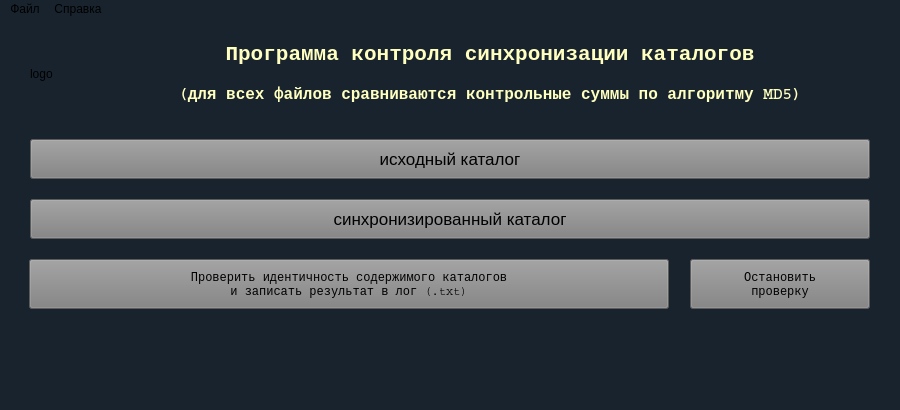
<?xml version="1.0" encoding="UTF-8"?>
<ui version="4.0">
 <class>MainWindow</class>
 <widget class="QMainWindow" name="MainWindow">
  <property name="geometry">
   <rect>
    <x>0</x>
    <y>0</y>
    <width>900</width>
    <height>410</height>
   </rect>
  </property>
  <property name="windowTitle">
   <string>MainWindow</string>
  </property>
  <property name="styleSheet">
   <string notr="true">background-color: rgb(25, 35, 45);
</string>
  </property>
  <widget class="QWidget" name="centralwidget">
   <widget class="QLabel" name="label_2">
    <property name="geometry">
     <rect>
      <x>110</x>
      <y>20</y>
      <width>760</width>
      <height>30</height>
     </rect>
    </property>
    <property name="font">
     <font>
      <family>Courier</family>
      <pointsize>16</pointsize>
      <weight>75</weight>
      <bold>true</bold>
     </font>
    </property>
    <property name="styleSheet">
     <string notr="true">color: rgb(255, 255, 191);
</string>
    </property>
    <property name="text">
     <string>Программа контроля синхронизации каталогов</string>
    </property>
    <property name="alignment">
     <set>Qt::AlignCenter</set>
    </property>
   </widget>
   <widget class="QLabel" name="label_3">
    <property name="geometry">
     <rect>
      <x>110</x>
      <y>60</y>
      <width>760</width>
      <height>30</height>
     </rect>
    </property>
    <property name="font">
     <font>
      <family>Courier</family>
      <pointsize>12</pointsize>
      <weight>75</weight>
      <bold>true</bold>
     </font>
    </property>
    <property name="styleSheet">
     <string notr="true">color: rgb(255, 255, 191);
</string>
    </property>
    <property name="text">
     <string>(для всех файлов сравниваются контрольные суммы по алгоритму MD5)</string>
    </property>
    <property name="alignment">
     <set>Qt::AlignCenter</set>
    </property>
   </widget>
   <widget class="QPushButton" name="pushButton_1">
    <property name="geometry">
     <rect>
      <x>30</x>
      <y>120</y>
      <width>840</width>
      <height>40</height>
     </rect>
    </property>
    <property name="font">
     <font>
      <family>Arial</family>
      <pointsize>13</pointsize>
      <weight>50</weight>
      <bold>false</bold>
     </font>
    </property>
    <property name="styleSheet">
     <string notr="true">background-color: rgb(128, 128, 128);
color: rgb(0, 0, 0);

</string>
    </property>
    <property name="text">
     <string>исходный каталог</string>
    </property>
   </widget>
   <widget class="QPushButton" name="pushButton_2">
    <property name="geometry">
     <rect>
      <x>30</x>
      <y>180</y>
      <width>840</width>
      <height>40</height>
     </rect>
    </property>
    <property name="font">
     <font>
      <family>Arial</family>
      <pointsize>13</pointsize>
     </font>
    </property>
    <property name="styleSheet">
     <string notr="true">background-color: rgb(128, 128, 128);
color: rgb(0, 0, 0);
</string>
    </property>
    <property name="text">
     <string>синхронизированный каталог</string>
    </property>
   </widget>
   <widget class="QPushButton" name="pushButton_3">
    <property name="geometry">
     <rect>
      <x>29</x>
      <y>240</y>
      <width>640</width>
      <height>50</height>
     </rect>
    </property>
    <property name="font">
     <font>
      <family>Courier</family>
     </font>
    </property>
    <property name="styleSheet">
     <string notr="true">background-color: rgb(128, 128, 128);
color: rgb(0, 0, 0);</string>
    </property>
    <property name="text">
     <string>Проверить идентичность содержимого каталогов
и записать результат в лог (.txt)</string>
    </property>
   </widget>
   <widget class="QPushButton" name="pushButton_4">
    <property name="geometry">
     <rect>
      <x>690</x>
      <y>240</y>
      <width>180</width>
      <height>50</height>
     </rect>
    </property>
    <property name="font">
     <font>
      <family>Courier</family>
     </font>
    </property>
    <property name="styleSheet">
     <string notr="true">background-color: rgb(128, 128, 128);
color: rgb(0, 0, 0);</string>
    </property>
    <property name="text">
     <string>Остановить
проверку</string>
    </property>
   </widget>
   <widget class="QLabel" name="label_1">
    <property name="geometry">
     <rect>
      <x>30</x>
      <y>20</y>
      <width>70</width>
      <height>70</height>
     </rect>
    </property>
    <property name="text">
     <string>logo</string>
    </property>
   </widget>
   <widget class="QLabel" name="label_4">
    <property name="geometry">
     <rect>
      <x>30</x>
      <y>310</y>
      <width>841</width>
      <height>60</height>
     </rect>
    </property>
    <property name="font">
     <font>
      <family>Arial</family>
      <pointsize>12</pointsize>
      <weight>50</weight>
      <bold>false</bold>
     </font>
    </property>
    <property name="styleSheet">
     <string notr="true">color: rgb(255, 255, 191);
</string>
    </property>
    <property name="text">
     <string/>
    </property>
    <property name="alignment">
     <set>Qt::AlignLeading|Qt::AlignLeft|Qt::AlignVCenter</set>
    </property>
   </widget>
  </widget>
  <widget class="QMenuBar" name="menubar">
   <property name="geometry">
    <rect>
     <x>0</x>
     <y>0</y>
     <width>900</width>
     <height>21</height>
    </rect>
   </property>
   <widget class="QMenu" name="menu_File">
    <property name="title">
     <string>Файл</string>
    </property>
    <addaction name="action_File_1"/>
    <addaction name="action_File_2"/>
    <addaction name="action_File_3"/>
    <addaction name="separator"/>
    <addaction name="action_File_4"/>
   </widget>
   <widget class="QMenu" name="menu_Help">
    <property name="title">
     <string>Справка</string>
    </property>
    <addaction name="action_Help_1"/>
    <addaction name="action_Help_2"/>
    <addaction name="action_Help_3"/>
   </widget>
   <addaction name="menu_File"/>
   <addaction name="menu_Help"/>
  </widget>
  <action name="action_File_1">
   <property name="text">
    <string>Выбрать исходный каталог</string>
   </property>
  </action>
  <action name="action_File_2">
   <property name="text">
    <string>Выбрать синхронизированный каталог</string>
   </property>
  </action>
  <action name="action_File_3">
   <property name="text">
    <string>Проверить идентичность содержимого каталогов</string>
   </property>
  </action>
  <action name="action_File_4">
   <property name="text">
    <string>Выход</string>
   </property>
  </action>
  <action name="action_Help_1">
   <property name="text">
    <string>О программе</string>
   </property>
  </action>
  <action name="action_Help_2">
   <property name="text">
    <string>О резервном копировании методом синхронизации</string>
   </property>
  </action>
  <action name="action_Help_3">
   <property name="text">
    <string>Об односторонней идентичности содержимого каталогов</string>
   </property>
  </action>
 </widget>
 <resources/>
 <connections/>
</ui>
